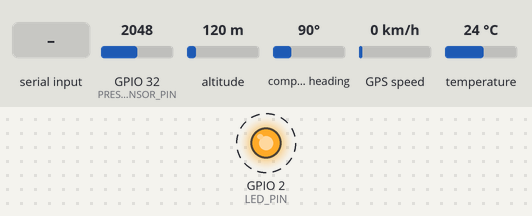
A program run on a simulated ESP32. On the bench: output pins drawn as LEDs (lit = HIGH). Dashed ring = blinking. The inputs (shaded band) are chosen by the test bench; at power-on: altitude 120 m, compass heading 90°, GPIO 32 (PRESSURE_SENSOR_PIN) = 2048, GPS speed 0 km/h, temperature 24 °C. Storage starts empty; the GPS gets a fix after 3 s at 37.7749, -122.4194 with 8 satellites; nothing arrives over Bluetooth unless stated; what the program prints to the serial monitor is not drawn.

Above: at 1.2 s.
1.3 s: altitude set to 20 m
4.8 s: "1" received over the second serial link
8.3 s: compass heading set to 269°
Timing chart, 0 to 18.4 s (numbered marks = the images above; inputs shaded):
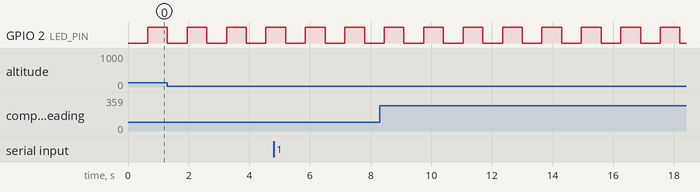

Measured:
- by itself, GPIO 2 (LED_PIN): alternates HIGH for 0.65 s and LOW for 0.65 s

The program:

main.cpp
```cpp
// read waterTemperature with multitasking and display it on the screen
#include <setup.hpp>

void setup() {
    Serial.begin(2000000);
    Serial2.begin(9600, SERIAL_8N1, 16, 17);
    Serial2.setRxBufferSize(2048);
    SerialBT.begin(hostname);
    pinMode(LED_PIN, OUTPUT);
    // alive LED initialization
    tick.attach_ms(650, []() {
        digitalWrite(LED_PIN, !digitalRead(LED_PIN));
    });

    // create tasks
    xQueue_1 = xQueueCreate(10, 16);
    xTaskCreatePinnedToCore(Core0a, "Core0a", 4096, NULL, 2, &thp[0], 0);
    xTaskCreatePinnedToCore(Core1a, "Core1a", 4096, NULL, 1, &thp[1], 1);
    uint8_t v = 0;
    while (!SD.begin(4) && v < 10) {
        v++;
        delay(1000);
        Serial.println("SD Card Mount Failed");
        //初期化失敗の処理
    }

    Serial.println("Ready");
    SerialBT.println("Ready");
}

void loop() {
    // delay(100);
    while (Serial2.available()) {
        char buf[256]{NULL};
        Serial.printf("\n\n -Avairable:%d\n\n", Serial2.available());
        Serial2.readBytes(buf, Serial2.available());
        for (size_t i = 0; i < 256; i++) {
            if (buf[i] == NULL) break;
            tinyGPS.encode(buf[i]);
            Serial.print(buf[i]);
        }
    }
    if (tinyGPS.location.isUpdated()) {
        data.gps.latitude = tinyGPS.location.lat();
        data.gps.longitude = tinyGPS.location.lng();
        Serial.printf("%f,%f\r\n", data.gps.latitude, data.gps.longitude);
    }

    // char text[128];

    read_pressure();

    // sprintf(text, "wp,%d,wt,%.2f", data.pressure, data.temp);
    // Serial.printf("%s\r\n", text);
    // SerialBT.printf("%s\r\n", text);
    // writeSD("test", text);
    // delay(100);
}
```

setup.hpp
```cpp
#ifndef SETUP
#define SETUP

#include <Arduino.h>
#include <OneWire.h>
#include <DallasTemperature.h>
#include <TinyGPS++.h>
#include <Ticker.h>

#include <BluetoothSerial.h>

#include "FS.h"
#include "SD.h"
#include "SPI.h"

// pin definitions
#define LED_PIN 2
#define PRESSURE_SENSOR_PIN 32
#define ONE_WIRE_BUS_PIN 33

const char *ssid = "GL-SFT1200-3a3";     //自分のSSIDを設定する
const char *password = "goodlife";       // SSIDのパスワードを設定する
const char *hostname = "BEP_ESP_MOTHER"; //ホスト名を設定する

// create instance
Ticker tick;
OneWire oneWire(ONE_WIRE_BUS_PIN);
DallasTemperature waterTemp(&oneWire);
BluetoothSerial SerialBT;
TinyGPSPlus tinyGPS;
File myfile; // SDカードの状態を格納

// multiTask
TaskHandle_t thp[2];
QueueHandle_t xQueue_1;

// global variables
volatile struct {
    float temp;
    int32_t pressure;
    int32_t _pressure[2];
    uint32_t time;
    struct {
        double latitude;
        double longitude;
    } gps;
} data;

// prototypes
void Core0a(void *args);
void Core1a(void *args);

// task1 (Core1) : read temperature and pressure
void Core1a(void *args) {
    float tmp;
    while (1) {
        waterTemp.requestTemperatures();
        tmp = waterTemp.getTempCByIndex(0);
        xQueueSend(xQueue_1, &tmp, 0);
    }
}

// task2 (Core0) : put water temperature to global variable
void Core0a(void *args) {
    float tmp = 0;
    while (1) {
        // wait for queue to be filled
        xQueueReceive(xQueue_1, &tmp, portMAX_DELAY);
        data.temp = tmp; // put to global variable
    }
}

void writeSD(String fileName, String data) {
    String filePath = "/" + fileName + ".csv";

    myfile = SD.open(filePath, FILE_APPEND);
    if (myfile) {
        myfile.println(data);
        myfile.close(); //ファイルを閉じる
    } else {
        Serial.println("SD-ERR");
    }
}

void read_pressure() {
    data._pressure[0] = data._pressure[1];
    data._pressure[1] = analogRead(PRESSURE_SENSOR_PIN);
    data._pressure[1] = data._pressure[1] * 0.5 + data._pressure[0] * 0.5;
    data.pressure = data._pressure[1];
    // Serial.printf("pressure:%d\r\n", data.pressure);
    // SerialBT.printf("pressure:%d\r\n", data.pressure);
}
#endif
```
